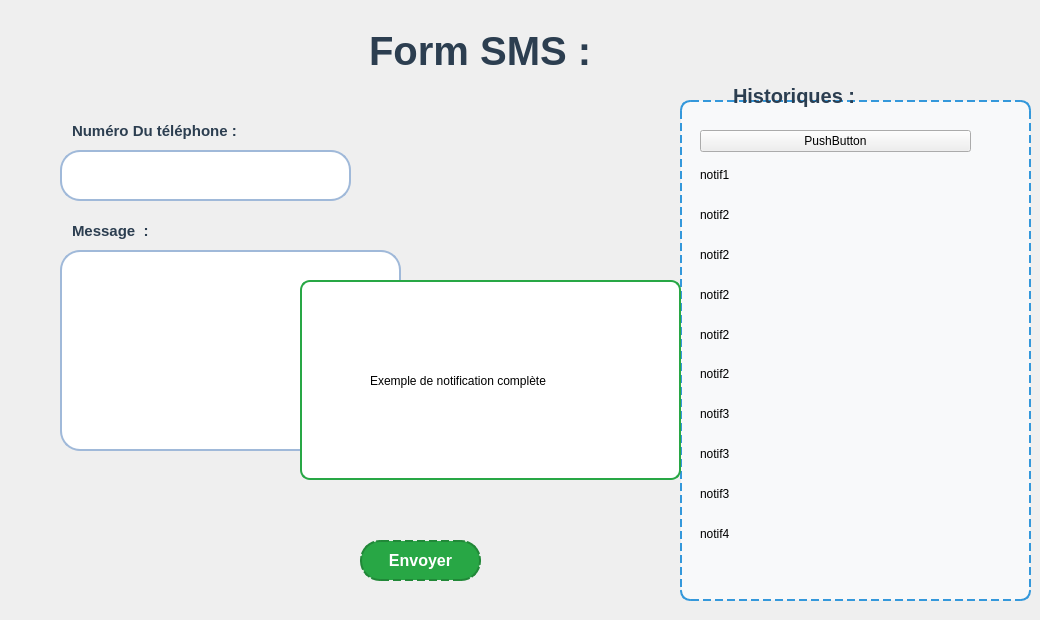
     <widget class="QWidget" name="notifSup">
      <widget class="QLabel" name="label_31">
       <property name="geometry">
        <rect>
         <x>350</x>
         <y>30</y>
         <width>261</width>
         <height>41</height>
        </rect>
       </property>
       <property name="styleSheet">
        <string notr="true">#label_31 { 
    font-size: 40px; /* Taille réduite du texte */
    font-weight: bold; /* Texte en gras pour un effet titre */
    color: #2C3E50; /* Bleu foncé pour une bonne lisibilité */
    background-color: transparent; /* Fond transparent */
    padding: 4px 8px; /* Espacement pour l'aération */
   
    text-align: center; /* Centrage du texte */
}
</string>
       </property>
       <property name="text">
        <string>Form SMS :</string>
       </property>
      </widget>
      <widget class="QWidget" name="widget_2" native="true">
       <property name="geometry">
        <rect>
         <x>40</x>
         <y>100</y>
         <width>471</width>
         <height>511</height>
        </rect>
       </property>
       <widget class="QPushButton" name="smsEnv">
        <property name="geometry">
         <rect>
          <x>320</x>
          <y>440</y>
          <width>121</width>
          <height>41</height>
         </rect>
        </property>
        <property name="cursor">
         <cursorShape>PointingHandCursor</cursorShape>
        </property>
        <property name="styleSheet">
         <string notr="true">QPushButton#smsEnv {
    background-color: #28A745; /* Vert standard pour l'envoi */
    color: white;
    font-size: 16px;
    font-weight: bold;
    padding: 10px 20px; /* Uniformiser le padding */
    border-radius: 20px;
    border: 2px dashed #218838; /* Bordure légèrement plus foncée */
    text-align: center; /* Alignement horizontal */
    qproperty-alignment: 'AlignCenter'; /* Alignement Qt */
}

QPushButton#smsEnv:hover {
    background-color: #218838; /* Vert plus foncé au survol */
    border: 2px dashed #1E7E34; /* Bordure encore plus foncée */
    color: #F9F9F9; 
}

QPushButton#smsEnv:pressed {
    background-color: #1E7E34; /* Vert encore plus foncé quand pressé */
    border: 2px dashed #155724; /* Bordure assombrie */
}
</string>
        </property>
        <property name="text">
         <string>Envoyer</string>
        </property>
       </widget>
       <widget class="QLineEdit" name="MsgSup">
        <property name="geometry">
         <rect>
          <x>20</x>
          <y>150</y>
          <width>341</width>
          <height>201</height>
         </rect>
        </property>
        <property name="styleSheet">
         <string notr="true">#MsgSup {
    background-color: #FFFFFF; /* Blanc pur pour un bon contraste */
    border: 2px solid #A0B9D9; /* Bordure bleu-gris pastel */
    border-radius: 20px; /* Coins arrondis */
    padding: 8px 12px; /* Espacement interne */
    font-size: 16px; /* Taille de police agréable */
    color: #2C3E50; /* Bleu foncé pour le texte */
    selection-background-color: #A0B9D9; /* Couleur de sélection */
}

#MsgSup:focus {
    border: 2px solid #4A90E2; /* Bleu clair plus intense lors du focus */
    background-color: #F0F4F8; /* Légère variation pour effet moderne */
}

</string>
        </property>
        <property name="text">
         <string/>
        </property>
       </widget>
       <widget class="QLabel" name="smsMsg">
        <property name="geometry">
         <rect>
          <x>20</x>
          <y>110</y>
          <width>101</width>
          <height>41</height>
         </rect>
        </property>
        <property name="styleSheet">
         <string notr="true">#smsMsg { 
    font-size: 15px; /* Taille réduite du texte */
    font-weight: bold; /* Texte en gras pour un effet titre */
    color: #2C3E50; /* Bleu foncé pour une bonne lisibilité */
    background-color: transparent; /* Fond transparent */
    padding: 4px 8px; /* Espacement pour l'aération */
   
    text-align: center; /* Centrage du texte */
}
</string>
        </property>
        <property name="text">
         <string>Message  :</string>
        </property>
       </widget>
       <widget class="QLineEdit" name="NumTelSup">
        <property name="geometry">
         <rect>
          <x>20</x>
          <y>50</y>
          <width>291</width>
          <height>51</height>
         </rect>
        </property>
        <property name="styleSheet">
         <string notr="true">#NumTelSup {
    background-color: #FFFFFF; /* Blanc pur pour un bon contraste */
    border: 2px solid #A0B9D9; /* Bordure bleu-gris pastel */
    border-radius: 20px; /* Coins arrondis */
    padding: 8px 12px; /* Espacement interne */
    font-size: 16px; /* Taille de police agréable */
    color: #2C3E50; /* Bleu foncé pour le texte */
    selection-background-color: #A0B9D9; /* Couleur de sélection */
}

#NumTelSup:focus {
    border: 2px solid #4A90E2; /* Bleu clair plus intense lors du focus */
    background-color: #F0F4F8; /* Légère variation pour effet moderne */
}

</string>
        </property>
        <property name="text">
         <string/>
        </property>
       </widget>
       <widget class="QLabel" name="smsNB">
        <property name="geometry">
         <rect>
          <x>20</x>
          <y>10</y>
          <width>191</width>
          <height>41</height>
         </rect>
        </property>
        <property name="styleSheet">
         <string notr="true">#smsNB { 
    font-size: 15px; /* Taille réduite du texte */
    font-weight: bold; /* Texte en gras pour un effet titre */
    color: #2C3E50; /* Bleu foncé pour une bonne lisibilité */
    background-color: transparent; /* Fond transparent */
    padding: 4px 8px; /* Espacement pour l'aération */
   
    text-align: center; /* Centrage du texte */
}
</string>
        </property>
        <property name="text">
         <string>Numéro Du téléphone :</string>
        </property>
       </widget>
      </widget>
      <widget class="QLabel" name="histo">
       <property name="geometry">
        <rect>
         <x>720</x>
         <y>80</y>
         <width>161</width>
         <height>31</height>
        </rect>
       </property>
       <property name="styleSheet">
        <string notr="true"> font-size: 20px; /* Taille réduite du texte */
    font-weight: bold; /* Texte en gras pour un effet titre */
    color: #2C3E50; /* Bleu foncé pour une bonne lisibilité */
    
    padding: 4px 8px; /* Espacement pour l'aération */</string>
       </property>
       <property name="text">
        <string>Historiques :</string>
       </property>
      </widget>
      <widget class="QWidget" name="Historique" native="true">
       <property name="geometry">
        <rect>
         <x>680</x>
         <y>100</y>
         <width>351</width>
         <height>501</height>
        </rect>
       </property>
       <property name="styleSheet">
        <string notr="true">#Historique {
    border: 2px dashed #3498db; /* Bordure en pointillés bleue */
    border-radius: 10px; /* Coins arrondis */
    background-color: #f8f9fa; /* Couleur de fond légère */
}
</string>
       </property>
       <widget class="QWidget" name="gridLayoutWidget_2">
        <property name="geometry">
         <rect>
          <x>20</x>
          <y>30</y>
          <width>271</width>
          <height>421</height>
         </rect>
        </property>
        <layout class="QGridLayout" name="HistoConenu">
         <item row="10" column="0">
          <widget class="QLabel" name="label_46">
           <property name="text">
            <string>notif4</string>
           </property>
          </widget>
         </item>
         <item row="0" column="0">
          <widget class="QPushButton" name="testnotf">
           <property name="text">
            <string>PushButton</string>
           </property>
          </widget>
         </item>
         <item row="4" column="0">
          <widget class="QLabel" name="label_42">
           <property name="text">
            <string>notif2</string>
           </property>
          </widget>
         </item>
         <item row="8" column="0">
          <widget class="QLabel" name="label_41">
           <property name="text">
            <string>notif3</string>
           </property>
          </widget>
         </item>
         <item row="9" column="0">
          <widget class="QLabel" name="label_40">
           <property name="text">
            <string>notif3</string>
           </property>
          </widget>
         </item>
         <item row="5" column="0">
          <widget class="QLabel" name="label_47">
           <property name="text">
            <string>notif2</string>
           </property>
          </widget>
         </item>
         <item row="6" column="0">
          <widget class="QLabel" name="label_43">
           <property name="text">
            <string>notif2</string>
           </property>
          </widget>
         </item>
         <item row="7" column="0">
          <widget class="QLabel" name="label_39">
           <property name="text">
            <string>notif3</string>
           </property>
          </widget>
         </item>
         <item row="3" column="0">
          <widget class="QLabel" name="label_44">
           <property name="text">
            <string>notif2</string>
           </property>
          </widget>
         </item>
         <item row="2" column="0">
          <widget class="QLabel" name="label_45">
           <property name="text">
            <string>notif2</string>
           </property>
          </widget>
         </item>
         <item row="1" column="0">
          <widget class="QLabel" name="labelNotification1">
           <property name="text">
            <string>notif1</string>
           </property>
          </widget>
         </item>
        </layout>
       </widget>
      </widget>
      <widget class="QWidget" name="popupNotification" native="true">
       <property name="geometry">
        <rect>
         <x>300</x>
         <y>280</y>
         <width>381</width>
         <height>200</height>
        </rect>
       </property>
       <property name="toolTip">
        <string>&lt;html&gt;&lt;head/&gt;&lt;body&gt;&lt;p&gt;&lt;span style=&quot; font-weight:700;&quot;&gt;Nom&lt;/span&gt; : &lt;span style=&quot; font-family:'Courier New';&quot;&gt;windowFlags&lt;/span&gt;&lt;/p&gt;&lt;p&gt;&lt;span style=&quot; font-weight:700;&quot;&gt;Type&lt;/span&gt; : &lt;span style=&quot; font-family:'Courier New';&quot;&gt;int&lt;/span&gt;&lt;/p&gt;&lt;p&gt;&lt;span style=&quot; font-weight:700;&quot;&gt;Valeur&lt;/span&gt; : &lt;span style=&quot; font-family:'Courier New';&quot;&gt;Qt::Popup | Qt::FramelessWindowHint&lt;/span&gt;&lt;/p&gt;&lt;/body&gt;&lt;/html&gt;</string>
       </property>
       <property name="styleSheet">
        <string notr="true">QWidget#popupNotification {
    background-color: white;
    border: 2px solid #28A745;
    border-radius: 10px;
}

</string>
       </property>
       <widget class="QLabel" name="labelNotificationContent">
        <property name="geometry">
         <rect>
          <x>70</x>
          <y>20</y>
          <width>251</width>
          <height>161</height>
         </rect>
        </property>
        <property name="styleSheet">
         <string notr="true">
QLabelt#labelNotificationContent {
    font-size: 14px;
padding: 10px;
text-align: center;
}
</string>
        </property>
        <property name="text">
         <string>Exemple de notification complète</string>
        </property>
        <property name="wordWrap">
         <bool>true</bool>
        </property>
       </widget>
      </widget>
      <zorder>widget_2</zorder>
      <zorder>label_31</zorder>
      <zorder>Historique</zorder>
      <zorder>histo</zorder>
      <zorder>popupNotification</zorder>
     </widget>
